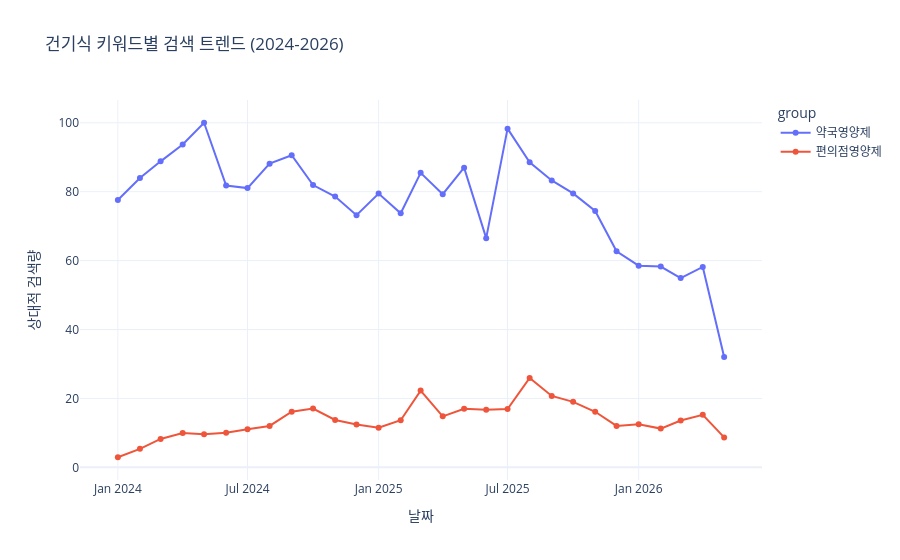

Write notebook code for a chart like this one.
### Code cell
import os
import sys
import urllib.request
import json
import pandas as pd
import plotly.express as px

# 1. 인증 정보 설정 (이미지에서 확인하신 본인 정보를 넣으세요)
client_id = "iQYuA4jIAZWE78ZCH4p9" 
client_secret = "7MP3lY3dzz"
url = "https://openapi.naver.com/v1/datalab/search"

# 2. 분석 키워드 설정
target_keywords = ["약국영양제", "편의점영양제"]

# 3. 키워드별 개별 그룹 자동 생성
keyword_groups = []
for kw in target_keywords:
    keyword_groups.append({
        "groupName": kw, 
        "keywords": [kw] 
    })

# 4. API 요청 본문 작성
body = {
    "startDate": "2024-01-01",
    "endDate": "2026-05-14",
    "timeUnit": "month",
    "keywordGroups": keyword_groups
}
body_json = json.dumps(body, ensure_ascii=False)

# 5. API 호출 실행
request = urllib.request.Request(url)
request.add_header("X-Naver-Client-Id", client_id)
request.add_header("X-Naver-Client-Secret", client_secret)
request.add_header("Content-Type", "application/json")

try:
    response = urllib.request.urlopen(request, data=body_json.encode("utf-8"))
    rescode = response.getcode()
    
    if rescode == 200:
        response_body = response.read()
        data = json.loads(response_body)
        
        # 6. 데이터프레임 변환
        df_list = []
        for res in data['results']:
            temp_df = pd.DataFrame(res['data'])
            temp_df['group'] = res['title']
            df_list.append(temp_df)
        
        final_df = pd.concat(df_list)
        
        # 7. 시각화 (fig.write_image 부분을 삭제했습니다!)
        fig = px.line(final_df, x='period', y='ratio', color='group',
                      title='건기식 키워드별 검색 트렌드 (2024-2026)',
                      labels={'period': '날짜', 'ratio': '상대적 검색량'},
                      markers=True,
                      template='plotly_white')
        
        fig.show() # 이제 에러 없이 그래프가 화면에 뜹니다!

    else:
        print(f"Error: API 요청 실패 (Code: {rescode})")

except Exception as e:
    print(f"Error 발생: {e}")

### Figure 1 — Plotly figure (JSON) as saved in the notebook; plotly's stock layout.template omitted (floating-point values rounded to 4 significant figures)
{"data": [{"hovertemplate": "group=약국영양제<br>날짜=%{x}<br>상대적 검색량=%{y}<extra></extra>", "legendgroup": "약국영양제", "line": {"color": "#636efa", "dash": "solid"}, "marker": {"symbol": "circle"}, "mode": "lines+markers", "name": "약국영양제", "orientation": "v", "showlegend": true, "type": "scatter", "x": ["2024-01-01", "2024-02-01", "2024-03-01", "2024-04-01", "2024-05-01", "2024-06-01", "2024-07-01", "2024-08-01", "2024-09-01", "2024-10-01", "2024-11-01", "2024-12-01", "2025-01-01", "2025-02-01", "2025-03-01", "2025-04-01", "2025-05-01", "2025-06-01", "2025-07-01", "2025-08-01", "2025-09-01", "2025-10-01", "2025-11-01", "2025-12-01", "2026-01-01", "2026-02-01", "2026-03-01", "2026-04-01", "2026-05-01"], "xaxis": "x", "y": [77.61, 83.98, 88.8, 93.68, 100.0, 81.76, 81.04, 88.14, 90.58, 81.93, 78.6, 73.17, 79.43, 73.73, 85.48, 79.27, 86.97, 66.52, 98.28, 88.53, 83.26, 79.49, 74.39, 62.69, 58.54, 58.26, 54.93, 58.15, 32.04], "yaxis": "y"}, {"hovertemplate": "group=편의점영양제<br>날짜=%{x}<br>상대적 검색량=%{y}<extra></extra>", "legendgroup": "편의점영양제", "line": {"color": "#EF553B", "dash": "solid"}, "marker": {"symbol": "circle"}, "mode": "lines+markers", "name": "편의점영양제", "orientation": "v", "showlegend": true, "type": "scatter", "x": ["2024-01-01", "2024-02-01", "2024-03-01", "2024-04-01", "2024-05-01", "2024-06-01", "2024-07-01", "2024-08-01", "2024-09-01", "2024-10-01", "2024-11-01", "2024-12-01", "2025-01-01", "2025-02-01", "2025-03-01", "2025-04-01", "2025-05-01", "2025-06-01", "2025-07-01", "2025-08-01", "2025-09-01", "2025-10-01", "2025-11-01", "2025-12-01", "2026-01-01", "2026-02-01", "2026-03-01", "2026-04-01", "2026-05-01"], "xaxis": "x", "y": [2.938, 5.377, 8.259, 9.978, 9.59, 10.03, 11.09, 12.03, 16.13, 17.07, 13.75, 12.42, 11.53, 13.69, 22.28, 14.8, 17.02, 16.74, 16.91, 25.94, 20.73, 19.01, 16.13, 12.03, 12.53, 11.25, 13.58, 15.24, 8.703], "yaxis": "y"}], "layout": {"legend": {"title": {"text": "group"}, "tracegroupgap": 0}, "title": {"text": "건기식 키워드별 검색 트렌드 (2024-2026)"}, "xaxis": {"anchor": "y", "domain": [0, 1], "title": {"text": "날짜"}}, "yaxis": {"anchor": "x", "domain": [0, 1], "title": {"text": "상대적 검색량"}}}}
